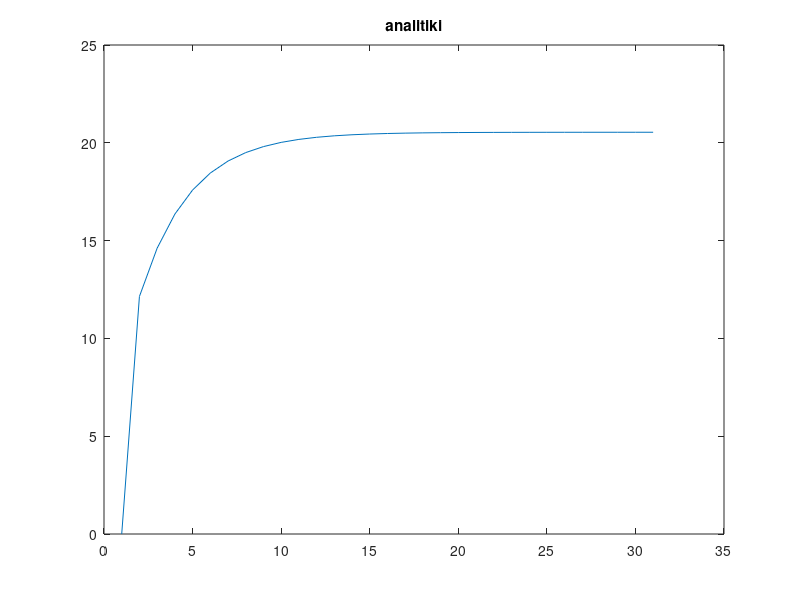
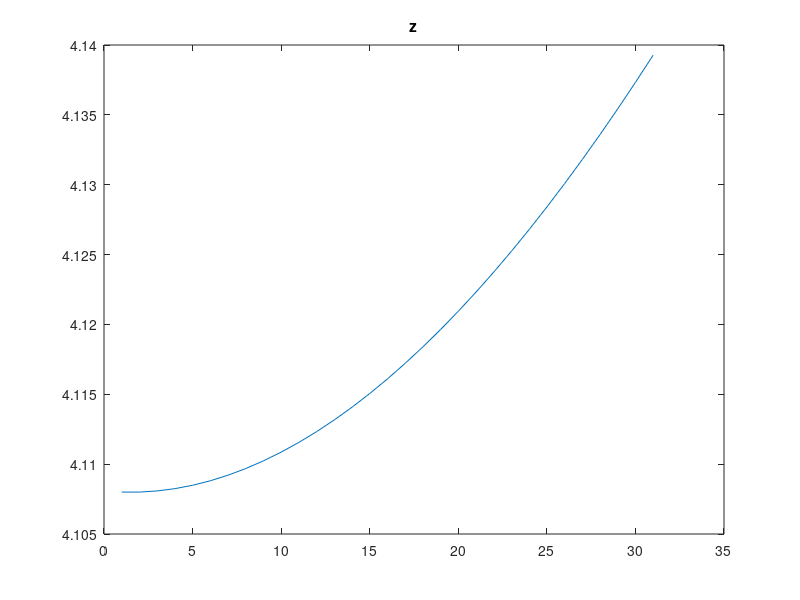
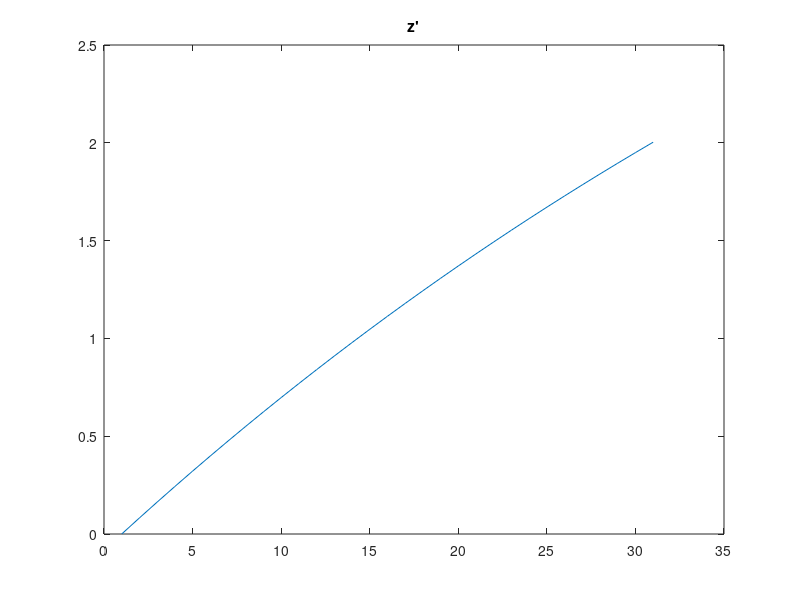
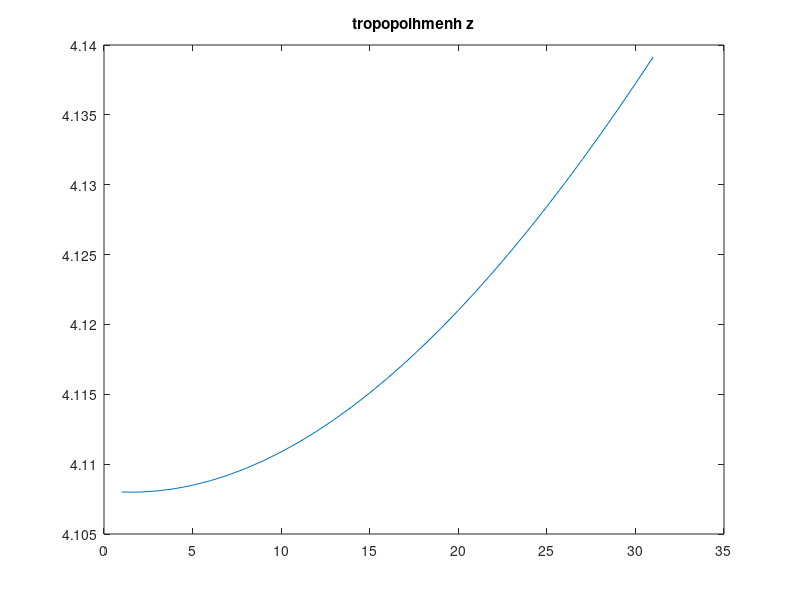

The MATLAB source for these figures, in order:
close all;
clc;
clear all;

t1=[0:0.001:30];
for t1 = 2:31
  z3(t1)=20.54-16.8400074*e.^(-0.348055017*t1)+0.4080074288*e.^(-14.365544983*t1);
endfor
figure;
plot(z3);
title("analitiki");

M=1;
Iz=0.08;
g=9.81;

z(1)=4108/1000;
z1(1)=0;
y(1)=0;
y1(1)=0;

Cz=3+(4108/5000);
Cy=5;

h=0.001;
t=[0:0.001:30];
 
Kpy=5; 
Kdy=20; 
Kpz=5; 
Kdz=15-(4108/1000);
ydes=4108/3000; 
zdes=4108/200;

for n = 2:31
  fz(n-1)=(M*g)+Kpz*(zdes-z(n-1))- Kdz*(z1(n-1));
  
  z(n)=z(n-1)+h*z1(n-1);
  z1(n)=z1(n-1)+h*(fz(n-1)-g*M-Cz*z1(n-1))/M;
endfor
figure;
plot(z);
title("z");

figure;
plot(z1);
title("z'");

for n = 2:31
  fz(n-1)=(M*g)+Kpz*(zdes-z(n-1))- Kdz*(z1(n-1));
  
  z2(n)=(fz(n-1)-g*M-Cz*abs(z1(n-1))*z1(n-1))/M;
  z1(n)=z1(n-1)+h*(fz(n-1)-g*M-Cz*abs(z1(n-1)+(h/2)*z2(n-1))*(z1(n-1)+(h/2)*z2(n-1)))/M;
  z(n)=z(n-1)+h*z1(n-1);
endfor
figure;
plot(z);
title("tropopoihmenh z");

figure;
plot(z1);
title("tropopoihmenh z'");